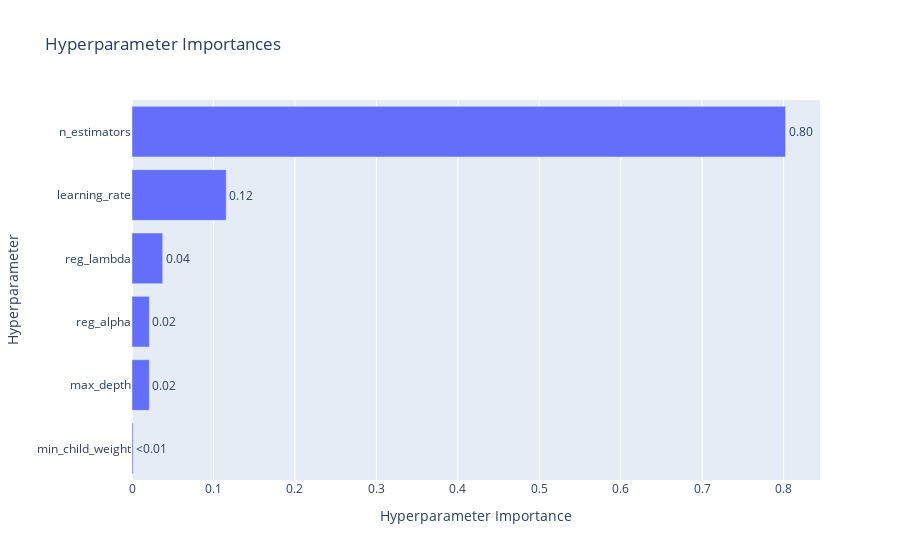

The cell this chart's notebook holds for it:
### Code cell
plot_param_importances(study_xgb)

### Figure 1 — Plotly figure (JSON) as saved in the notebook; plotly's stock layout.template omitted (floating-point values rounded to 4 significant figures)
{"data": [{"cliponaxis": false, "hovertemplate": ["min_child_weight (IntDistribution): 0.0014533506044385463<extra></extra>", "max_depth (IntDistribution): 0.021331924295476295<extra></extra>", "reg_alpha (FloatDistribution): 0.021350644215237434<extra></extra>", "reg_lambda (FloatDistribution): 0.037716207379666813<extra></extra>", "learning_rate (FloatDistribution): 0.11570531079049769<extra></extra>", "n_estimators (IntDistribution): 0.8024425627146831<extra></extra>"], "name": "Objective Value", "orientation": "h", "text": ["<0.01", "0.02", "0.02", "0.04", "0.12", "0.80"], "textposition": "outside", "type": "bar", "x": [0.001453, 0.02133, 0.02135, 0.03772, 0.1157, 0.8024], "y": ["min_child_weight", "max_depth", "reg_alpha", "reg_lambda", "learning_rate", "n_estimators"]}], "layout": {"title": {"text": "Hyperparameter Importances"}, "xaxis": {"title": {"text": "Hyperparameter Importance"}}, "yaxis": {"title": {"text": "Hyperparameter"}}}}
